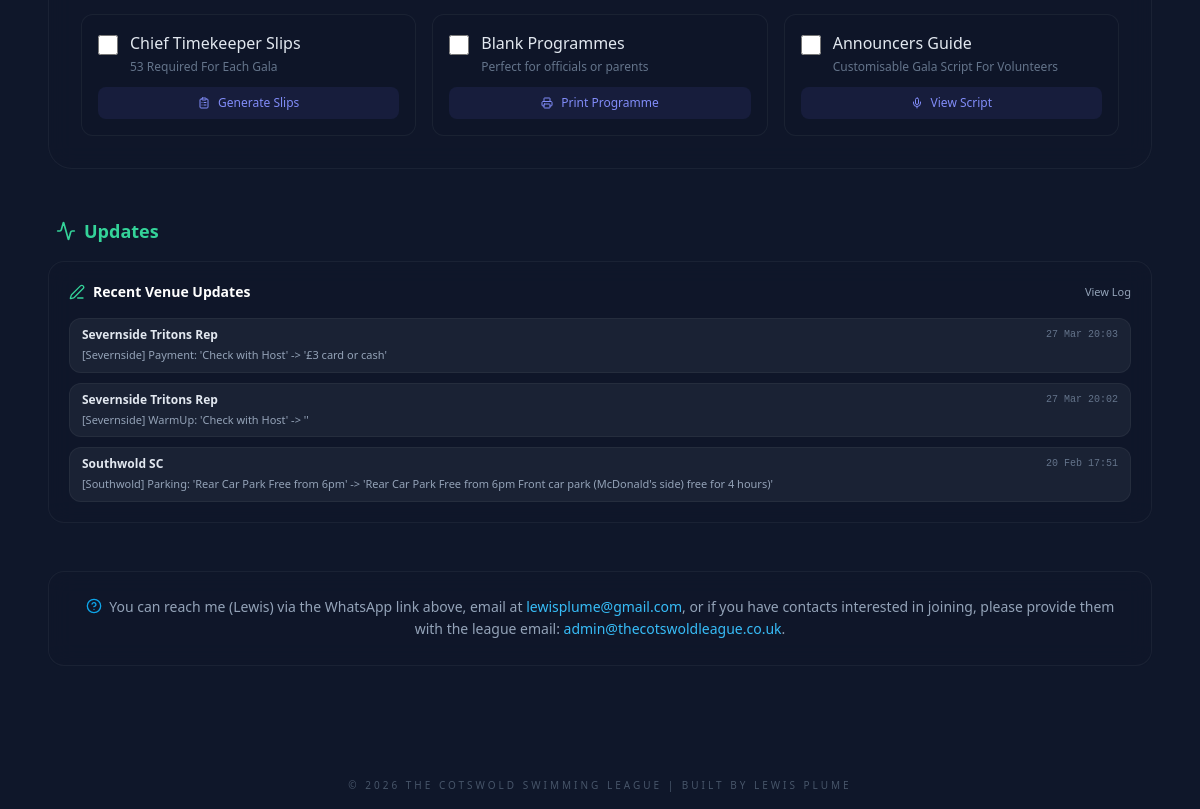
/admin.php (signed in, lower part), run on an earlier commit of the app's database.
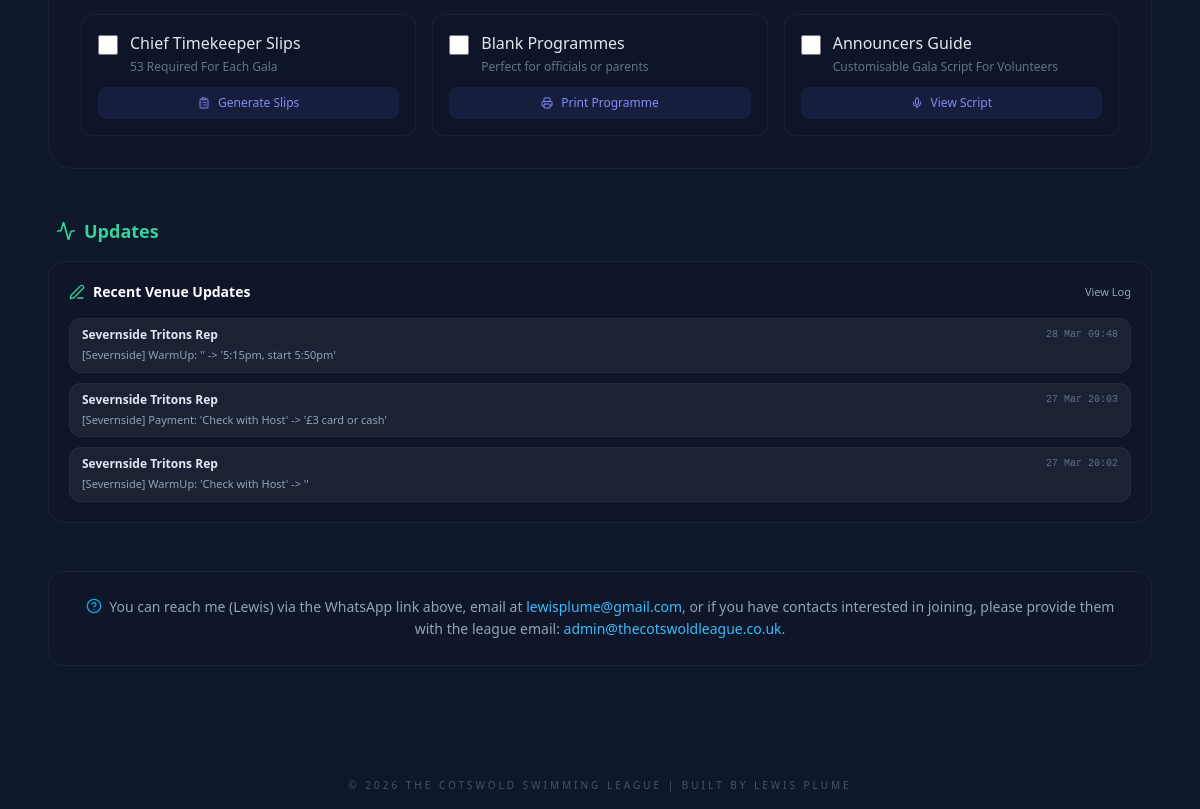
And on a later commit of the database.
### tables this page shows
CREATE TABLE `audit_log` (
  `id` int(11) NOT NULL AUTO_INCREMENT,
  `club_name` varchar(100) NOT NULL,
  `action` varchar(255) NOT NULL,
  `change_details` text NOT NULL,
  `timestamp` datetime DEFAULT current_timestamp(),
  PRIMARY KEY (`id`)
);

### admin.php (the view, shortened to what the changed rows need)
<!DOCTYPE html>
<html lang="en">
<head>
    <script src="https://cdn.tailwindcss.com"></script>
</head>
<body class="text-white font-sans min-h-screen flex flex-col">
    <?php include 'nav.php'; ?>
    <div class="flex-grow flex flex-col items-center justify-center p-4">
        <?php if (!isset($_SESSION['logged_in'])): ?>
            <div id="loginScreen" class="max-w-md w-full text-center py-12">
                <div class="admin-card p-8 rounded-3xl shadow-2xl backdrop-blur-xl">
                    <h1 class="text-2xl font-bold mb-2 uppercase tracking-tight">Team Dashboard Access</h1>
                    <p class="text-slate-400 text-sm mb-6 leading-relaxed">Enter the league password to manage your club
                        profile, access digital teamsheets, and view official league documents. Need access? Please contact
                        your Club Representative or the League Administrator.</p>
                    <form method="POST" class="space-y-4">
                        <input type="password" name="password"
                            class="w-full bg-slate-900 border border-slate-700 rounded-xl py-3 px-4 text-white focus:outline-none focus:border-sky-500 transition-all placeholder-slate-600"
                            placeholder="Enter Password" required>
                        <button type="submit"
                            class="w-full swim-gradient text-white font-bold py-3 rounded-xl hover:opacity-90 transition-opacity shadow-lg">Login</button>
                        <?php if (isset($login_error)): ?>
                            <p class="text-red-400 text-xs font-medium">Incorrect password. Please try again.</p>
                            <?php
                        endif; ?>
                    </form>
                    <div class="mt-6 pt-6 border-t border-slate-700/50">
                        <a href="league_admin.php"
                            class="w-full bg-slate-800 hover:bg-slate-700 border border-slate-600 text-slate-300 text-sm font-bold py-2.5 rounded-xl transition-all flex items-center justify-center gap-2 group">
                            <i data-lucide="shield"
                                class="w-4 h-4 text-emerald-400 group-hover:scale-110 transition-transform"></i> Super Admin
                            Login
                        </a>
                    </div>
                </div>
            </div>
            <?php
        else: ?>
            <div id="protectedContent" class="w-full max-w-7xl my-8 px-4 sm:px-6 lg:px-8">
                <?php
                $recent_logs = [];
                $log_sql = "SELECT * FROM audit_log ORDER BY timestamp DESC LIMIT 3";
                $log_res = $conn->query($log_sql);
                if ($log_res && $log_res->num_rows > 0) {
                    while ($l = $log_res->fetch_assoc()) {
                        $recent_logs[] = $l;
                    }
                }
                ?>
                <div class="mt-12 space-y-4">
                    <h2 class="text-lg font-semibold flex items-center gap-2 px-2 text-emerald-400">
                        <i data-lucide="activity" class="w-5 h-5"></i> Updates
                    </h2>
                    <div class="grid grid-cols-1 md:grid-cols-1 xl:grid-cols-1 gap-4">
                        <div class="glass-panel p-5 rounded-2xl border border-white/5">
                            <?php if (!empty($recent_logs)): ?>
                                <div class="space-y-2.5">
                                    <?php foreach ($recent_logs as $log): ?>
                                        <div class="rounded-xl border border-white/5 bg-white/5 px-3 py-2">
                                            <div class="flex justify-between items-start gap-2">
                                                <p class="text-xs font-semibold text-slate-200 truncate">
                                                    <?php echo htmlspecialchars($log['club_name']); ?>
                                                </p>
                                                <span
                                                    class="text-[10px] text-slate-500 font-mono flex-shrink-0"><?php echo date('d M H:i', strtotime($log['timestamp'])); ?></span>
                                            </div>
                                            <p class="text-[11px] text-slate-400 truncate mt-1">
                                                <?php echo htmlspecialchars($log['change_details']); ?>
                                            </p>
                                        </div>
                                    <?php endforeach; ?>
                                </div>
                            <?php else: ?>
                                <p class="text-xs text-slate-500">No recent venue changes logged.</p>
                            <?php endif; ?>
                        </div>
                    </div>
                </div>
            </div>
            <?php
        endif; ?>
    </div>
</body>
</html>

What changed in the data, as far as the page shows it:
no longer on this page (row unchanged): audit_log: club_name "Southwold SC", timestamp "20 Feb 17:51", change_details "[Southwold] Parking: 'Rear Car Park Free from 6pm' -> 'Rear Car Park Free from 6pm Front car park (McDonald's side) free for 4 hours)'"
added audit_log: club_name "Severnside Tritons Rep", timestamp "28 Mar 09:48", change_details "[Severnside] WarmUp: '' -> '5:15pm, start 5:50pm'"
